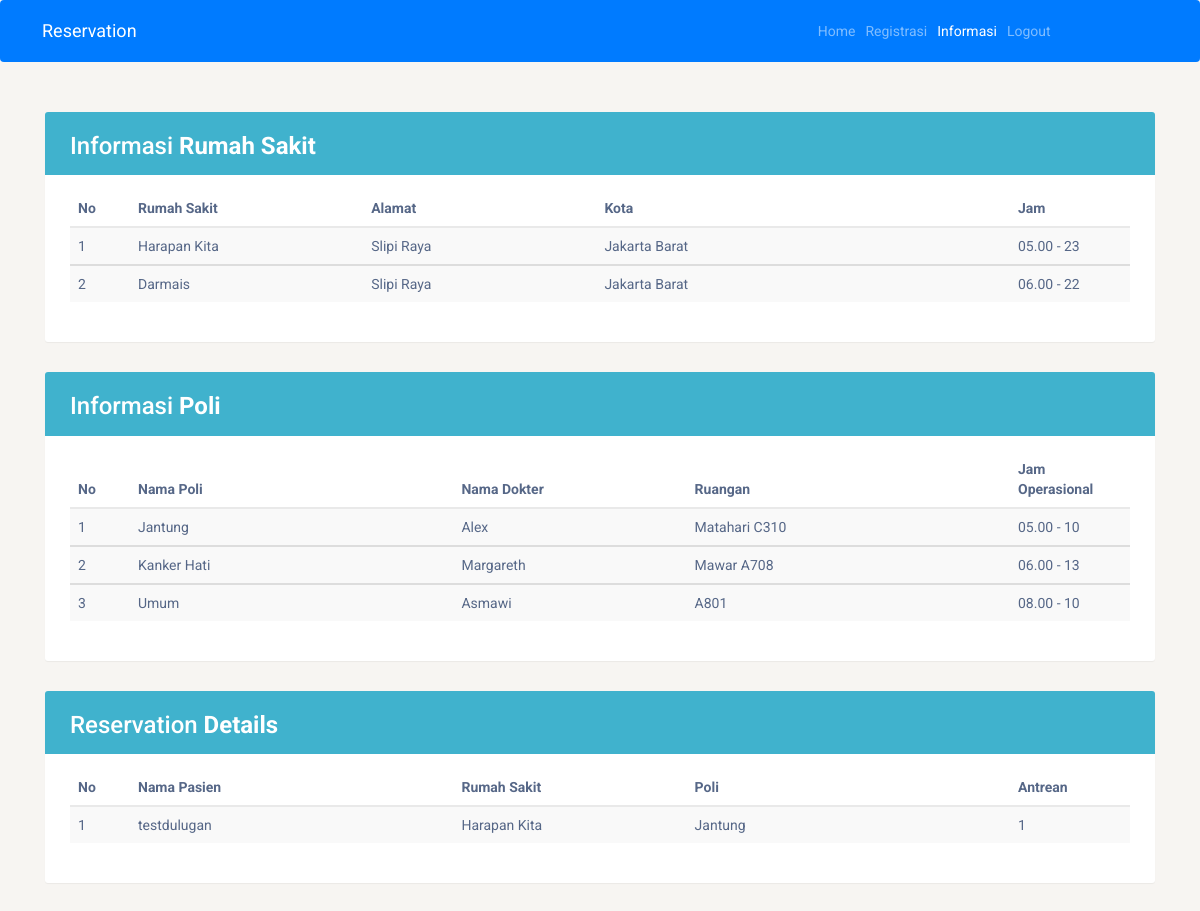
Page /index.php/informasi on the committed database.
### tables this page shows
CREATE TABLE `rumah_sakit` (
  `id_rs` int(3) NOT NULL,
  `nama_rs` varchar(255) NOT NULL,
  `alamat` varchar(255) NOT NULL,
  `kota` varchar(255) NOT NULL,
  `jam_operasional` varchar(10) NOT NULL
);

CREATE TABLE `poli` (
  `id_poli` int(3) NOT NULL,
  `nama_poli` varchar(255) NOT NULL,
  `nama_dokter` varchar(255) NOT NULL,
  `ruangan` varchar(255) NOT NULL,
  `jam_operasional` varchar(10) NOT NULL
);

CREATE TABLE `antrean` (
  `id_antrean` int(3) NOT NULL,
  `nama_lengkap` varchar(50) NOT NULL,
  `nama_rs` varchar(255) NOT NULL,
  `poli` varchar(255) NOT NULL,
  `no_antrean` varchar(255) NOT NULL
);

### application/controllers/informasi.php (called while the page is built, shortened)
<?php
    class Informasi extends CI_Controller{
        function __construct(){
            $this->load->model('m_informasi');
            $this->load->helper('url');
        }
        function index(){
            $data['antrean'] = $this->m_informasi->tampil_data()->result();
            $data['rumah_sakit'] = $this->m_informasi->tampil_data_rs()->result();
            $data['poli'] = $this->m_informasi->tampil_data_poli()->result();
            $this->load->view('informasi',$data);
        }
    }
?>

### index.php (called while the page is built, shortened)
<?php
require_once BASEPATH.'core/CodeIgniter.php';

### application/models/m_informasi.php (called while the page is built)
<?php
class M_informasi extends CI_Model{
    function tampil_data(){
        return  $this->db->get('antrean');
    }
    function tampil_data_rs(){
        return $this->db->get('rumah_sakit');
    }
    function tampil_data_poli(){
        return $this->db->get('poli');
    }
}

### application/views/informasi.php (the view, shortened to what this page needs)
<!DOCTYPE html>
<html lang="en">
<head>
<link rel="stylesheet" href="https://maxcdn.bootstrapcdn.com/bootstrap/4.0.0/css/bootstrap.min.css">
<link rel="stylesheet" href="https://maxcdn.bootstrapcdn.com/font-awesome/4.7.0/css/font-awesome.min.css">
<link rel="stylesheet" href="https://maxcdn.bootstrapcdn.com/bootstrap/3.3.7/css/bootstrap.min.css">
</head>
<body>
    <nav class="navbar navbar-expand-lg navbar-dark bg-primary">
    <div class="position">
        <a class="navbar-brand" href="#">Reservation</a>
    </div>
    <div class="collapse navbar-collapse" id="navbarNavAltMarkup">
        <div class="navbar-nav">
        <a class="nav-item nav-link" href="<?php echo base_url('user/user')?>">Home<span class="sr-only">(current)</span></a>
        <a class="nav-item nav-link" href="<?php echo base_url('registrasi')?>">Registrasi</a>
        <a class="nav-item nav-link active ml-auto" href="<?php echo base_url('informasi')?>">Informasi</a>
        <a class="nav-item nav-link" href="<?php echo base_url('login/logout'); ?>">Logout</a>
        </div>
    </div>
    </nav>
	<div class="container">
        <div class="table-wrapper">
            <div class="table-title">
                <div class="row">
					<div class="col-sm-6">
						<h2>Informasi <b>Rumah Sakit</b></h2>
					</div>
                </div>
            </div>
            <table class="table table-striped">
                <thead>
                    <tr>
                        <th>No</th>
                        <th style="width: 22%;">Rumah Sakit</th>
                        <th style="width: 22%;">Alamat</th>
                        <th>Kota</th>
                        <th>Jam</th>
                    </tr>
                </thead>
                <?php
                    $no = 1;
                    foreach($rumah_sakit as $u){
                ?>
                <tbody>
                    <tr>
                        <td> <?php echo $no++ ?> </td>
                        <td> <?php echo $u->nama_rs ?> </td>
                        <td> <?php echo $u->alamat ?> </td>
                        <td> <?php echo $u->kota ?> </td>
                        <td> <?php echo $u->jam_operasional ?> </td>
                    </tr>
                </tbody>
                <?php } ?>
            </table>
        </div>
        <div class="table-wrapper">
            <div class="table-title">
                <div class="row">
					<div class="col-sm-6">
						<h2>Informasi <b>Poli</b></h2>
                    </div>
                </div>
            </div>
            <table class="table table-striped">
                <thead>
                    <tr>
                        <th>No</th>
                        <th>Nama Poli</th>
                        <th style="width: 22%;">Nama Dokter</th>
                        <th> Ruangan </th>
                        <th> Jam Operasional </th>
                    </tr>
                </thead>
                <?php
                    $no = 1;
                    foreach($poli as $u){
                ?>
                <tbody>
                    <tr>
                        <td> <?php echo $no++ ?> </td>
                        <td> <?php echo $u->nama_poli ?> </td>
                        <td> <?php echo $u->nama_dokter ?> </td>
                        <td> <?php echo $u->ruangan ?> </td>
                        <td> <?php echo $u->jam_operasional ?> </td>
                    </tr>
                </tbody>
                <?php } ?>
            </table>
        </div>
        <div class="table-wrapper">
            <div class="table-title">
                <div class="row">
					<div class="col-sm-6">
						<h2>Reservation <b>Details</b></h2>
                    </div>
                </div>
            </div>
            <table class="table table-striped">
                <thead>
                    <tr>
                        <th>No</th>
                        <th>Nama Pasien</th>
                        <th style="width: 22%;">Rumah Sakit</th>
                        <th>Poli</th>
                        <th>Antrean</th>
                    </tr>
                </thead>
                <?php
                    $no = 1;
                    foreach($antrean as $u){
                ?>
                <tbody>
                    <tr>
                        <td> <?php echo $no++ ?> </td>
                        <td> <?php echo $u->nama_lengkap ?> </td>
                        <td> <?php echo $u->nama_rs ?> </td>
                        <td> <?php echo $u->poli ?> </td>
                        <td> <?php echo $u->no_antrean ?> </td>
                    </tr>
                </tbody>
                <?php } ?>
            </table>
        </div>
    </div>
</body>
</html>

### application/views/informasi.php (style rules this page uses)
body { color: #566787; background: #f7f5f2; font-family: 'Roboto', sans-serif; }
.table-wrapper { background: #fff; padding: 20px 25px; margin: 30px auto; border-radius: 3px; box-shadow: 0 1px 1px rgba(0,0,0,.05); }
.position { margin-left:16px; margin-right:54%; }
.table-title { color: #fff; background: #40b2cd; padding: 16px 25px; margin: -20px -25px 10px; border-radius: 3px 3px 0 0; }
.table-title h2 { margin: 5px 0 0; font-size: 24px; }
table.table { table-layout: fixed; margin-top: 15px; }
table.table tr th, table.table tr td { border-color: #e9e9e9; }
table.table th:first-child { width: 60px; }
table.table th:last-child { width: 120px; }

### rows in the picture
rumah_sakit: nama_rs "Harapan Kita", alamat "Slipi Raya", kota "Jakarta Barat", jam_operasional "05.00 - 23"
rumah_sakit: nama_rs "Darmais", alamat "Slipi Raya", kota "Jakarta Barat", jam_operasional "06.00 - 22"
poli: nama_poli "Jantung", nama_dokter "Alex", ruangan "Matahari C310", jam_operasional "05.00 - 10"
poli: nama_poli "Kanker Hati", nama_dokter "Margareth", ruangan "Mawar A708", jam_operasional "06.00 - 13"
poli: nama_poli "Umum", nama_dokter "Asmawi", ruangan "A801", jam_operasional "08.00 - 10"
antrean: nama_lengkap "testdulugan", nama_rs "Harapan Kita", poli "Jantung", no_antrean "1"
